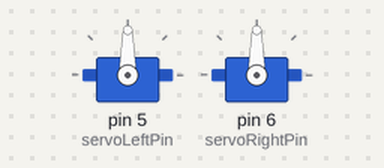
Bench run of a sketch on a simulated Arduino Uno, built with avr-gcc and run on an emulated ATmega328P. Shown: 2 × servo.

Above: at 0.1 s.
At 10.1 s:
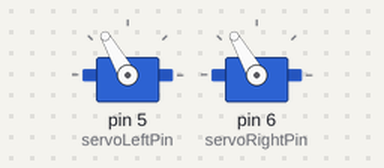
At 17.1 s:
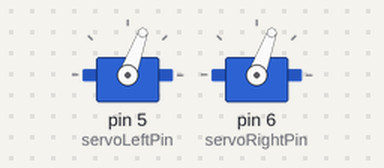
At 34.1 s:
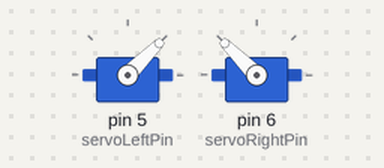
Timing chart, 0 to 39.5 s (numbered marks = the images above):
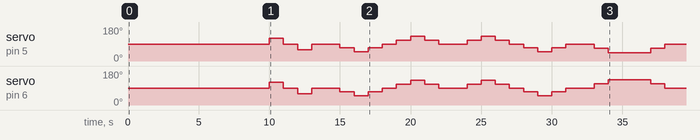

The sketch:

SteerSequenceA1.ino
```cpp
#include <Servo.h>

int servoLeftPin = 5;
int servoRightPin = 6;
Servo servoLeft;
Servo servoRight;
int zeroSteerLeft = 90; // Calibrated zero-steer angle
int zeroSteerRight = 90; // Calibrated zero-steer angle

void setup()
{
  servoLeft.write(zeroSteerLeft); // Initialize servo on power-up to zero-steer angle
  servoRight.write(zeroSteerRight); // Initialize servo on power-up to zero-steer angle
  servoLeft.attach(servoLeftPin); // Initialize the steering actuator
  servoRight.attach(servoRightPin); // Initialize the steering actuator
}

void loop()
{
  // Initialization
  servoLeft.write(zeroSteerLeft);
  servoRight.write(zeroSteerRight);
  delay(4000);

  // Front steering
  servoLeft.write(zeroSteerLeft);
  servoRight.write(zeroSteerRight);
  delay(6000);

  // Rear steering
  servoLeft.write(zeroSteerLeft+30);
  servoRight.write(zeroSteerRight+30);
  delay(1000);
  servoLeft.write(zeroSteerLeft);
  servoRight.write(zeroSteerRight);
  delay(1000);
  servoLeft.write(zeroSteerLeft-30);
  servoRight.write(zeroSteerRight-30);
  delay(1000);

  servoLeft.write(zeroSteerLeft);
  servoRight.write(zeroSteerRight);
  delay(2000);

  // Out-of-phase steering
  servoLeft.write(zeroSteerLeft-20);
  servoRight.write(zeroSteerRight-20);
  delay(1000);
  servoLeft.write(zeroSteerLeft-40);
  servoRight.write(zeroSteerRight-40);
  delay(1000);
  servoLeft.write(zeroSteerLeft-20);
  servoRight.write(zeroSteerRight-20);
  delay(1000);
  servoLeft.write(zeroSteerLeft);
  servoRight.write(zeroSteerRight);
  delay(1000);
  servoLeft.write(zeroSteerLeft+20);
  servoRight.write(zeroSteerRight+20);
  delay(1000);
  servoLeft.write(zeroSteerLeft+40);
  servoRight.write(zeroSteerRight+40);
  delay(1000);
  servoLeft.write(zeroSteerLeft+20);
  servoRight.write(zeroSteerRight+20);
  delay(1000);

  servoLeft.write(zeroSteerLeft);
  servoRight.write(zeroSteerRight);
  delay(2000);

  // In-phase steering
  servoLeft.write(zeroSteerLeft+20);
  servoRight.write(zeroSteerRight+20);
  delay(1000);
  servoLeft.write(zeroSteerLeft+40);
  servoRight.write(zeroSteerRight+40);
  delay(1000);
  servoLeft.write(zeroSteerLeft+20);
  servoRight.write(zeroSteerRight+20);
  delay(1000);
  servoLeft.write(zeroSteerLeft);
  servoRight.write(zeroSteerRight);
  delay(1000);
  servoLeft.write(zeroSteerLeft-20);
  servoRight.write(zeroSteerRight-20);
  delay(1000);
  servoLeft.write(zeroSteerLeft-40);
  servoRight.write(zeroSteerRight-40);
  delay(1000);
  servoLeft.write(zeroSteerLeft-20);
  servoRight.write(zeroSteerRight-20);
  delay(1000);

  servoLeft.write(zeroSteerLeft);
  servoRight.write(zeroSteerRight);
  delay(2000);

  // Oblique steering
  servoLeft.write(zeroSteerLeft-22.5);
  servoRight.write(zeroSteerRight+22.5);
  delay(1000);
  servoLeft.write(zeroSteerLeft-45);
  servoRight.write(zeroSteerRight+45);
  delay(3000);
  servoLeft.write(zeroSteerLeft-22.5);
  servoRight.write(zeroSteerRight+22.5);
  delay(1000);

  servoLeft.write(zeroSteerLeft);
  servoRight.write(zeroSteerRight);
  delay(2000);

  // Crab-walk steering
  servoLeft.write(zeroSteerLeft+45);
  servoRight.write(zeroSteerRight-45);
  delay(1000);
  servoLeft.write(zeroSteerLeft+90);
  servoRight.write(zeroSteerRight-90);
  delay(3000);
  servoLeft.write(zeroSteerLeft+45);
  servoRight.write(zeroSteerRight-45);
  delay(1000);
  servoLeft.write(zeroSteerLeft);
  servoRight.write(zeroSteerRight);
  delay(1000);
}
```

Measured:
- by itself, servo on pin 5 (servoLeftPin): 90° → 120° at 10.0 s, → 90° 1.0 s later, → 60° 1.0 s later, → 90° 1.0 s later, … (24 changes in this stretch)
- by itself, servo on pin 6 (servoRightPin): 90° → 120° at 10.0 s, → 90° 1.0 s later, → 60° 1.0 s later, → 90° 1.0 s later, … (24 changes in this stretch)
